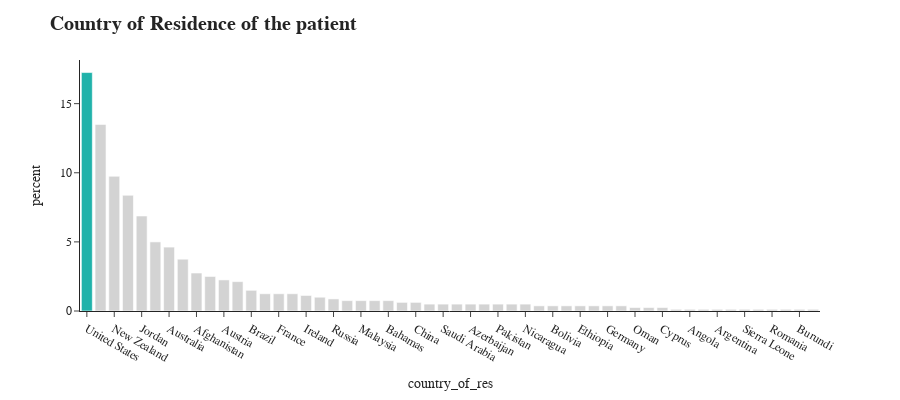
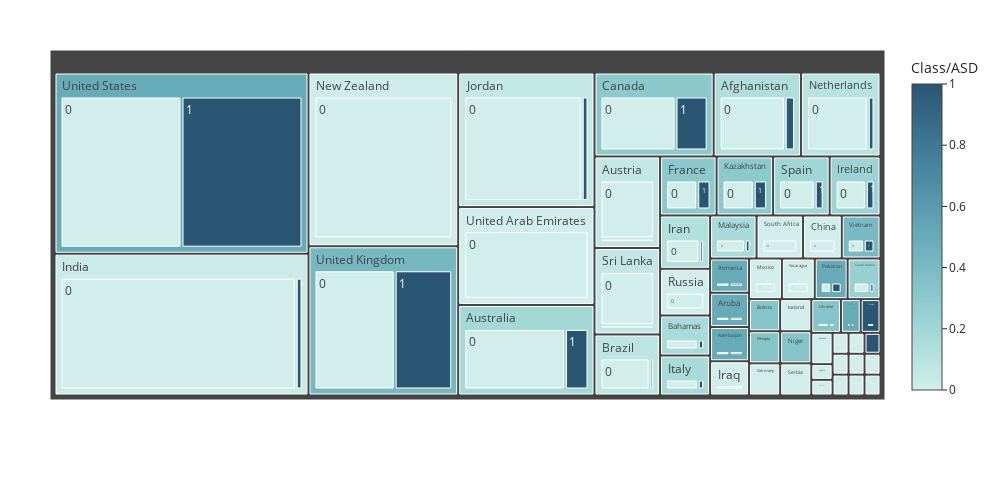

These figures' notebook cell, in order:
### Code cell
fig = px.histogram(df, x="country_of_res",
                   width=900,
                   height=400,
                   histnorm='percent',
                   template="simple_white")
fig.update_layout(title="<b> Country of Residence of the patient <b>",
                  font_family="San Serif",
                  titlefont={'size': 20},
                  legend=dict(
                      orientation="v", y=1, yanchor="top", x=1.0, xanchor="right" )
                  ).update_xaxes(categoryorder='total descending')

colors = ['lightgray',] * 100
colors[0] = 'lightseagreen'

fig.update_traces(marker_color=colors,
                  ).update_xaxes(categoryorder='total descending')

fig.show()

fig = px.treemap(df, path=['country_of_res','Class/ASD'], color='Class/ASD',
                 color_continuous_scale='teal',
                 )

fig.update_layout(#title="<b> Country of Residence of the patient<b>",
    titlefont={'size': 20, 'family': "San Serif"},
    height=500, width=1000,
    template='simple_white',
    autosize=False,
    margin=dict(l=50,r=50,b=50, t=250,
                ),
)
fig.update_layout(margin = dict(t=50, l=50, r=50, b=100))
fig.show()

### Figure 1 — Plotly figure (JSON) as saved in the notebook; plotly's stock layout.template omitted (floating-point values rounded to 4 significant figures; data arrays with more than 128 entries replaced by an {"elided": "..."} marker saying what was removed)
{"data": [{"alignmentgroup": "True", "bingroup": "x", "histnorm": "percent", "hovertemplate": "country_of_res=%{x}<br>percent=%{y}<extra></extra>", "legendgroup": "", "marker": {"color": ["lightseagreen", "lightgray", "lightgray", "lightgray", "lightgray", "lightgray", "lightgray", "lightgray", "lightgray", "lightgray", "lightgray", "lightgray", "lightgray", "lightgray", "lightgray", "lightgray", "lightgray", "lightgray", "lightgray", "lightgray", "lightgray", "lightgray", "lightgray", "lightgray", "lightgray", "lightgray", "lightgray", "lightgray", "lightgray", "lightgray", "lightgray", "lightgray", "lightgray", "lightgray", "lightgray", "lightgray", "lightgray", "lightgray", "lightgray", "lightgray", "lightgray", "lightgray", "lightgray", "lightgray", "lightgray", "lightgray", "lightgray", "lightgray", "lightgray", "lightgray", "lightgray", "lightgray", "lightgray", "lightgray", "lightgray", "lightgray", "lightgray", "lightgray", "lightgray", "lightgray", "lightgray", "lightgray", "lightgray", "lightgray", "lightgray", "lightgray", "lightgray", "lightgray", "lightgray", "lightgray", "lightgray", "lightgray", "lightgray", "lightgray", "lightgray", "lightgray", "lightgray", "lightgray", "lightgray", "lightgray", "lightgray", "lightgray", "lightgray", "lightgray", "lightgray", "lightgray", "lightgray", "lightgray", "lightgray", "lightgray", "lightgray", "lightgray", "lightgray", "lightgray", "lightgray", "lightgray", "lightgray", "lightgray", "lightgray", "lightgray"], "pattern": {"shape": ""}}, "name": "", "offsetgroup": "", "orientation": "v", "showlegend": false, "x": {"elided": "800 str values"}, "xaxis": "x", "yaxis": "y", "type": "histogram"}], "layout": {"xaxis": {"anchor": "y", "domain": [0.0, 1.0], "title": {"text": "country_of_res"}, "categoryorder": "total descending"}, "yaxis": {"anchor": "x", "domain": [0.0, 1.0], "title": {"text": "percent"}}, "legend": {"tracegroupgap": 0, "orientation": "v", "y": 1, "yanchor": "top", "x": 1.0, "xanchor": "right"}, "margin": {"t": 60}, "barmode": "relative", "height": 400, "width": 900, "font": {"family": "San Serif"}, "title": {"text": "<b> Country of Residence of the patient <b>", "font": {"size": 20}}}}

### Figure 2 — Plotly figure (JSON) as saved in the notebook; plotly's stock layout.template omitted (floating-point values rounded to 4 significant figures; data arrays with more than 128 entries replaced by an {"elided": "..."} marker saying what was removed)
{"data": [{"branchvalues": "total", "customdata": {"elided": "139x1 float values"}, "domain": {"x": [0.0, 1.0], "y": [0.0, 1.0]}, "hovertemplate": "labels=%{label}<br>count=%{value}<br>parent=%{parent}<br>id=%{id}<br>Class/ASD=%{color}<extra></extra>", "ids": {"elided": "139 str values"}, "labels": {"elided": "139 str values"}, "marker": {"coloraxis": "coloraxis", "colors": {"elided": "139 float values"}}, "name": "", "parents": {"elided": "139 str values"}, "values": {"elided": "139 int values"}, "type": "treemap"}], "layout": {"coloraxis": {"colorbar": {"title": {"text": "Class/ASD"}}, "colorscale": [[0.0, "rgb(209, 238, 234)"], [0.1667, "rgb(168, 219, 217)"], [0.3333, "rgb(133, 196, 201)"], [0.5, "rgb(104, 171, 184)"], [0.6667, "rgb(79, 144, 166)"], [0.8333, "rgb(59, 115, 143)"], [1.0, "rgb(42, 86, 116)"]]}, "legend": {"tracegroupgap": 0}, "margin": {"t": 50, "l": 50, "r": 50, "b": 100}, "title": {"font": {"size": 20, "family": "San Serif"}}, "height": 500, "width": 1000, "autosize": false}}
